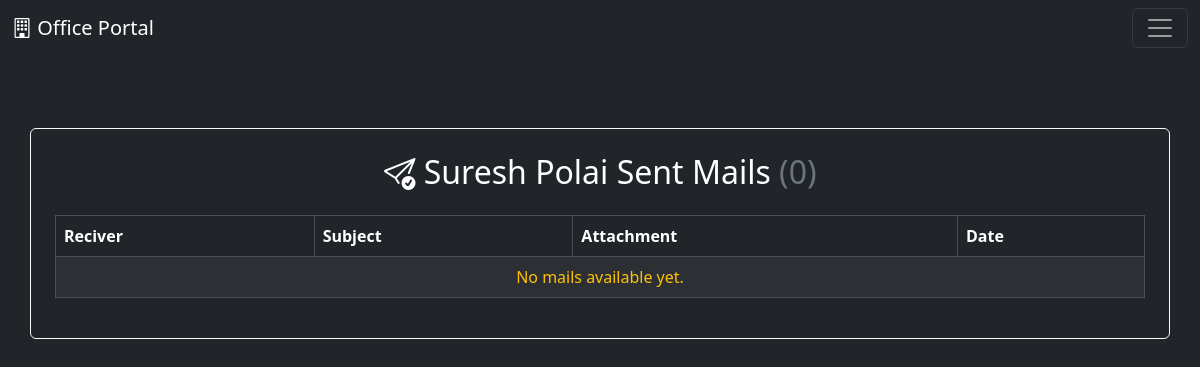
/send-mail-to/ (signed in), run on an earlier commit of the app's database.
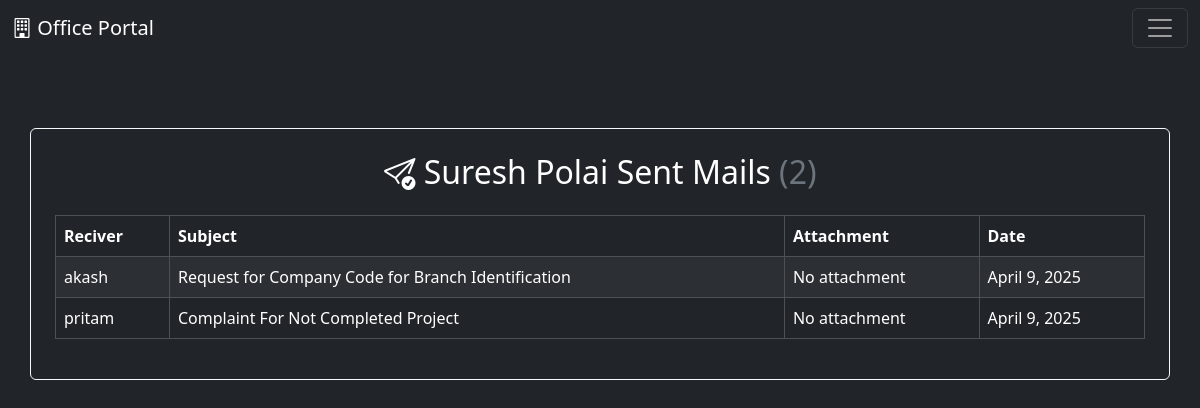
And on a later commit of the database.
### home/models.py (models this page shows, shortened)
class Mail(models.Model):
    names = models.ForeignKey(User, on_delete=models.CASCADE)
    user_name = models.CharField(max_length=500)
    subject = models.CharField(max_length=1000)
    text = models.CharField(max_length=5000)
    files = models.FileField(upload_to='pdf/', blank=True, null=True)
    text_time = models.DateField(default=timezone.now)

### home/views.py (the view)
# urls.py: path('send-mail-to/', views.ownMailSendPageFunction, name='sendUs'),
def ownMailSendPageFunction(request):
    mails = Mail.objects.filter(user_name = request.user.username)
    user_data = User.objects.get(username = request.user.username)
    first = user_data.first_name + ' ' + user_data.last_name
    for mail in mails:
        one_month_later = mail.text_time + relativedelta(months=1)
        print(mail.text_time + relativedelta(months=1))
        if mail.text_time > one_month_later:
            mail.delete()
    context = {
        'check' : 2,
        'u_name' : first,
        'mail' : mails,
        'ct_mail' : mails.count()
    }
    return render(request, 'mail.html', context)

### templates/mail.html (shortened to what this page needs)
{% extends 'base.html' %}
{% block body %}
<div class="container mt-5 border border-light rounded p-4 bg-dark text-white" style="position: relative; top: 10vh;">
    {% if check == 1 %}
        <h2 class="text-center mb-4"><i class="bi bi-inbox" style="position: relative; top: 2px;"></i> {{ u_name }} InBox <span class="text-secondary">({{ ct_mail }})</span></h2>
    {% elif check == 2 %}
        <h2 class="text-center mb-4"><i class="bi bi-send-check" style="position: relative; top: 2px;"></i> {{ u_name }} Sent Mails <span class="text-secondary">({{ ct_mail }})</span></h2>
    {% endif %}
    <table class="table table-bordered table-striped table-dark">
        <thead class="thead-light">
            <tr>
                {% if check == 1 %}
                    <th>Sender</th>
                {% elif check == 2 %}
                    <th>Reciver</th>
                {% endif %}
                <th>Subject</th>
                <th>Attachment</th>
                <th>Date</th>
            </tr>
        </thead>
        <tbody>
            {% if mail %}
                {% for i in mail %}
                    <tr>
                        {% if check == 1 %}
                            <td>{{ i.user_name }}</td>
                        {% elif check == 2 %}
                            <td>{{ i.names }}</td>
                        {% endif %}
                        <td><a class="a-none" href="{% url 'MailOpen' i.id check %}">{{ i.subject }}</a></td>
                        <td>
                            {% if i.files %}
                                <a href="/media/{{ i.files }}" target="_blank" class="text-warning text-decoration-none ">Download PDF</a>
                            {% else %}
                                No attachment
                            {% endif %}
                        </td>
                        <td>{{ i.text_time }}</td>
                    </tr>
                {% endfor %}
            {% else %}
                <tr>
                    <td colspan="4" class="text-center text-warning">No mails available yet.</td>
                </tr>
            {% endif %}
        </tbody>
    </table>
</div>
{% endblock %}

What changed in the data, as far as the page shows it:
added Mail: names "akash", subject "Request for Company Code for Branch Identification", files "No attachment", text_time "April 9, 2025"
added Mail: names "pritam", subject "Complaint For Not Completed Project", files "No attachment", text_time "April 9, 2025"
Also different on the page:
{{ ct_mail }}: "0" → "2"
text no longer shown: "No mails available yet."
